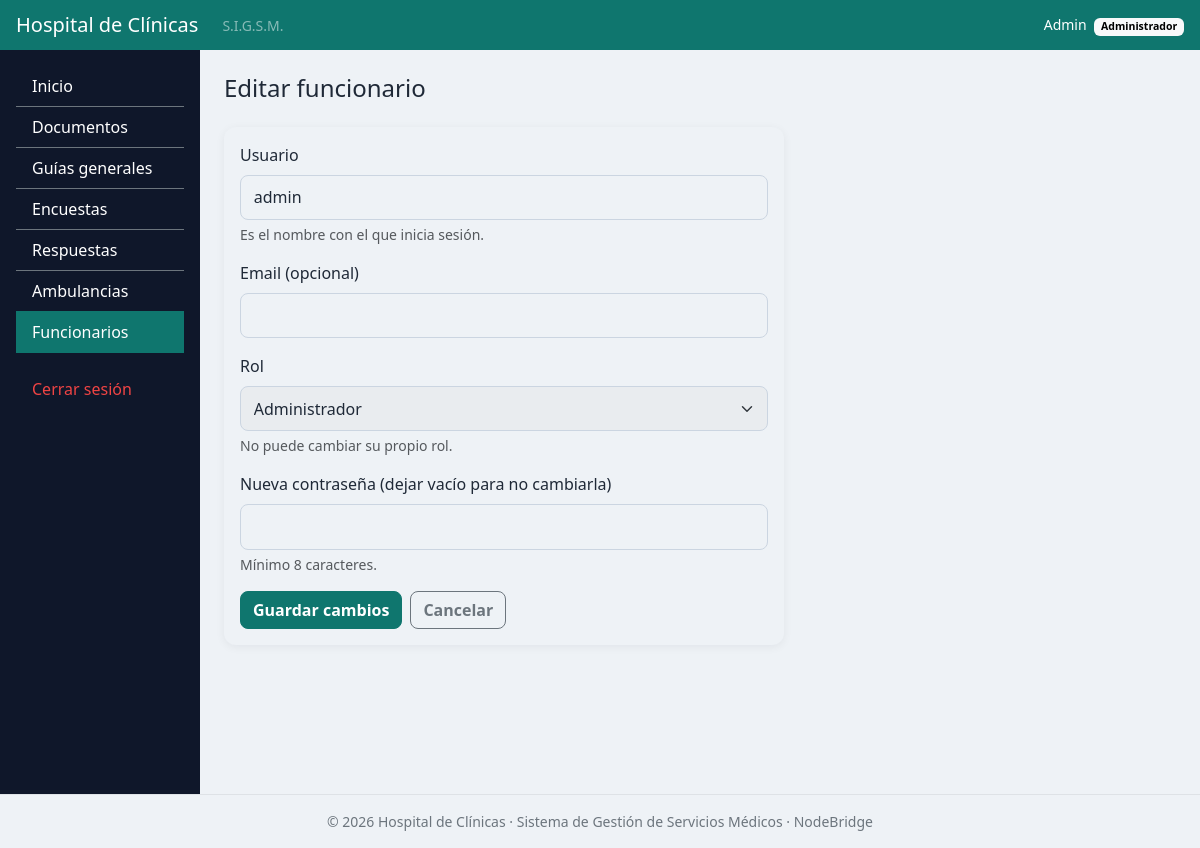
Page /funcionarios/formulario.php?id=1 (signed in) on the committed database.
### tables this page shows
CREATE TABLE `funcionario` (
  `id_funcionario` INT AUTO_INCREMENT PRIMARY KEY,
  `nombre` VARCHAR(50) NOT NULL UNIQUE,           
  `contrasena` VARCHAR(255) NOT NULL,             
  `id_rol` INT NOT NULL,
  `activo` TINYINT(1) NOT NULL DEFAULT 1,         
  `email` VARCHAR(70) NULL UNIQUE,
  CONSTRAINT `fk_funcionario_rol` FOREIGN KEY (`id_rol`) REFERENCES `rol` (`id_rol`)
);

CREATE TABLE `rol` (
  `id_rol` INT NOT NULL PRIMARY KEY,
  `nombre_rol` VARCHAR(40) NOT NULL
);

### includes/helpers.php (called while the page is built, shortened)
<?php
function base_url(): string
{
    $manual = getenv('BASE_URL');
    $raiz = str_replace('\\', '/', (string) realpath(__DIR__ . '/..')) . '/';
    $script = str_replace('\\', '/', (string) realpath((string) ($_SERVER['SCRIPT_FILENAME'] ?? '')));
    $urlScript = (string) parse_url((string) ($_SERVER['SCRIPT_NAME'] ?? ''), PHP_URL_PATH);
    if ($script !== '' && strpos($script, $raiz) === 0) {
        $relativa = '/' . substr($script, strlen($raiz));
        if (substr($urlScript, -strlen($relativa)) === $relativa) {
            return rtrim(substr($urlScript, 0, -strlen($relativa)), '/');
        }
    }
    return '';
}
function url(string $ruta = ''): string
{
    return base_url() . '/' . ltrim($ruta, '/');
}
function h(?string $texto): string
{
    return htmlspecialchars((string) $texto, ENT_QUOTES, 'UTF-8');
}
function nombre_visible(?string $nombre): string
{
    $n = trim((string) $nombre);
    if (function_exists('mb_substr')) {
        return mb_strtoupper(mb_substr($n, 0, 1, 'UTF-8'), 'UTF-8') . mb_substr($n, 1, null, 'UTF-8');
    }
    return ucfirst($n);
}

### includes/conexion.php (called while the page is built, shortened)
<?php
function env_o(string $clave, string $porDefecto): string
{
    $valor = getenv($clave);
    return ($valor === false || $valor === '') ? $porDefecto : $valor;
}
function db(): PDO
{
    static $pdo = null;
    if ($pdo !== null) {
        return $pdo;
    }
    $dsn = env_o('DB_DSN', sprintf(
        'mysql:host=%s;port=%s;dbname=%s;charset=utf8mb4',
        env_o('DB_HOST', '127.0.0.1'),
        env_o('DB_PORT', '3306'),
        env_o('DB_NAME', 'sigsm')
    ));
    try {
        $pdo = new PDO($dsn, env_o('DB_USER', 'root'), env_o('DB_PASS', ''), [
            PDO::ATTR_ERRMODE => PDO::ERRMODE_EXCEPTION,
            PDO::ATTR_DEFAULT_FETCH_MODE => PDO::FETCH_ASSOC,
            PDO::ATTR_EMULATE_PREPARES => false,
        ]);
    } catch (PDOException $e) {
        error_log('[sigsm] No se pudo conectar a la base: ' . $e->getMessage());
        http_response_code(500);
        exit('No se pudo conectar a la base de datos. Verifique que MySQL esté iniciado y que la base "sigsm" esté importada.');
    }
    return $pdo;
}

### includes/auth.php (called while the page is built, shortened)
<?php
require_once __DIR__ . '/conexion.php';
require_once __DIR__ . '/helpers.php';
function usuario_actual(): ?array
{
    static $usuario = false;
    if ($usuario !== false) {
        return $usuario;
    }
    $usuario = null;
    $id = (int) ($_SESSION['id_funcionario'] ?? 0);
    if ($id > 0) {
        $st = db()->prepare(
            'SELECT f.id_funcionario, f.nombre, f.email, f.id_rol, r.nombre_rol
               FROM funcionario f
               JOIN rol r ON r.id_rol = f.id_rol
              WHERE f.id_funcionario = ? AND f.activo = 1'
        );
        $st->execute([$id]);
        $usuario = $st->fetch() ?: null;
    }
    return $usuario;
}
function es_admin(): bool
{
    $u = usuario_actual();
    return $u !== null && (int) $u['id_rol'] === ROL_ADMIN;
}
function requerir_login(): array
{
    $u = usuario_actual();
    return $u;
}
function requerir_admin(): array
{
    $u = requerir_login();
    return $u;
}

### funcionarios/formulario.php (the view, shortened to what this page needs)
<?php
require_once __DIR__ . '/../includes/auth.php';
require_once __DIR__ . '/../includes/layout.php';
$yo = requerir_admin();
$pdo = db();
$id = (int) ($_GET['id'] ?? $_POST['id'] ?? 0);
$func = null;
if ($id > 0) {
    $st = $pdo->prepare('SELECT id_funcionario, nombre, email, id_rol FROM funcionario WHERE id_funcionario = ?');
    $st->execute([$id]);
    $func = $st->fetch();
}
$editandoMiCuenta = $func && (int) $func['id_funcionario'] === (int) $yo['id_funcionario'];
$roles = $pdo->query('SELECT id_rol, nombre_rol FROM rol ORDER BY id_rol')->fetchAll();
$nombre = $func['nombre'] ?? '';
$email = $func['email'] ?? '';
$idRol = (int) ($func['id_rol'] ?? ROL_FUNCIONARIO);
encabezado($func ? 'Editar funcionario' : 'Registrar funcionario', 'funcionarios');
?>
<div class="card" style="max-width: 560px;">
    <div class="card-body">
        <form method="POST" autocomplete="off">
            <div class="mb-3">
                <label class="form-label" for="nombre">Usuario</label>
                <input class="form-control" id="nombre" name="nombre" maxlength="50" required value="<?= h($nombre) ?>">
                <div class="form-text">Es el nombre con el que inicia sesión.</div>
            </div>
            <div class="mb-3">
                <label class="form-label" for="email">Email (opcional)</label>
                <input class="form-control" id="email" name="email" type="email" maxlength="70" value="<?= h($email) ?>">
            </div>
            <div class="mb-3">
                <label class="form-label" for="id_rol">Rol</label>
                <select class="form-select" id="id_rol" name="id_rol"<?= $editandoMiCuenta ? ' disabled' : '' ?>>
                    <?php foreach ($roles as $r): ?>
                        <option value="<?= (int) $r['id_rol'] ?>"<?= $idRol === (int) $r['id_rol'] ? ' selected' : '' ?>><?= h($r['nombre_rol']) ?></option>
                    <?php endforeach; ?>
                </select>
                <?php if ($editandoMiCuenta): ?>
                    <div class="form-text">No puede cambiar su propio rol.</div>
                <?php endif; ?>
            </div>
            <div class="mb-3">
                <label class="form-label" for="contrasena"><?= $func ? 'Nueva contraseña (dejar vacío para no cambiarla)' : 'Contraseña' ?></label>
                <input class="form-control" id="contrasena" name="contrasena" type="password" minlength="8"
                       autocomplete="new-password"<?= $func ? '' : ' required' ?>>
                <div class="form-text">Mínimo 8 caracteres.</div>
            </div>
            <div class="d-flex gap-2">
                <button type="submit" class="btn btn-primary"><?= $func ? 'Guardar cambios' : 'Registrar' ?></button>
                <a class="btn btn-outline-secondary" href="<?= h(url('funcionarios/index.php')) ?>">Cancelar</a>
            </div>
        </form>
    </div>
</div>
<?php pie(); ?>

### includes/layout.php (shortened to what this page needs)
<?php
function bootstrap_css(): string
{
    return 'https://cdn.jsdelivr.net/npm/bootstrap@5.3.3/dist/css/bootstrap.min.css';
}
function opciones_menu(): array
{
    return [
        'panel'        => ['Inicio',        'panel.php',                false],
        'documentos'   => ['Documentos',    'documentos/index.php',     false],
        'guias'        => ['Guías generales', 'documentos/index.php?tipo=guias', false],
        'encuestas'    => ['Encuestas',     'encuestas/index.php',      true],
        'respuestas'   => ['Respuestas',    'encuestas/respuestas.php', true],
        'ambulancias'  => ['Ambulancias',   'ambulancias/index.php',    false],
        'funcionarios' => ['Funcionarios',  'funcionarios/index.php',   true],
    ];
}
function encabezado(string $titulo, string $activo): void
{
    $u = usuario_actual();
    ?>
<!DOCTYPE html>
<html lang="es">
<head>
    <link href="<?= h(bootstrap_css()) ?>" rel="stylesheet">
    <link href="<?= h(url('assets/css/estilos.css')) ?>" rel="stylesheet">
</head>
<body>
<header class="navbar navbar-dark bg-primary px-3 py-2">
    <div class="d-flex align-items-center gap-2">
        <a class="navbar-brand mb-0 h1 fs-5" href="<?= h(url('panel.php')) ?>">Hospital de Clínicas</a>
        <span class="text-white-50 small d-none d-sm-inline">S.I.G.S.M.</span>
    </div>
    <?php if ($u): ?>
        <div class="text-white small text-end">
            <?= h(nombre_visible($u['nombre'])) ?>
            <span class="badge text-bg-light ms-1"><?= h($u['nombre_rol']) ?></span>
        </div>
    <?php endif; ?>
</header>
<div class="container-fluid">
    <div class="row">
        <?php if ($u): ?>
        <nav id="menu-lateral" class="col-md-3 col-lg-2 bg-dark collapse d-md-block p-3 menu-lateral">
            <div class="list-group list-group-flush">
                <?php foreach (opciones_menu() as $clave => [$texto, $ruta, $soloAdmin]): ?>
                    <a href="<?= h(url($ruta)) ?>"
                       class="list-group-item list-group-item-action bg-dark text-white border-secondary<?= $clave === $activo ? ' active' : '' ?>">
                        <?= h($texto) ?>
                    </a>
                <?php endforeach; ?>
                <a href="<?= h(url('logout.php')) ?>"
                   class="list-group-item list-group-item-action bg-dark text-danger border-secondary mt-3">Cerrar sesión</a>
            </div>
        </nav>
        <?php endif; ?>
        <main class="<?= $u ? 'col-md-9 col-lg-10' : 'col-12' ?> p-4">
            <h1 class="h4 mb-4"><?= h($titulo) ?></h1>
<?php
}
function pie(): void
{
    ?>
        </main>
    </div>
</div>
<footer class="text-center text-secondary small py-3 border-top">
    © 2026 Hospital de Clínicas · Sistema de Gestión de Servicios Médicos · NodeBridge
</footer>
</body>
</html>
<?php
}

### assets/css/estilos.css (style rules this page uses)
:root { --color-primario: #0f766e; --color-primario-hover: #115e59; --color-fondo: #eef2f6; --color-texto: #1f2937; --color-borde: #cbd5e1; --color-error: #ef4444; --bs-primary: #0f766e; --bs-primary-rgb: 15, 118, 110; --bs-link-color: #0f766e; --bs-link-color-rgb: 15, 118, 110; --bs-link-hover-color: #115e59; --bs-link-hover-color-rgb: 17, 94, 89; --bs-body-color: #1f2937; --bs-body-color-rgb: 31, 41, 55; --bs-body-bg: #eef2f6; --bs-body-bg-rgb: 238, 242, 246; --bs-danger: #ef4444; --bs-danger-rgb: 239, 68, 68; }
body { background-color: var(--color-fondo); color: var(--color-texto); }
.btn { --bs-btn-border-radius: 8px; font-weight: 600; }
.btn-primary { --bs-btn-bg: #0f766e; --bs-btn-border-color: #0f766e; --bs-btn-hover-bg: #115e59; --bs-btn-hover-border-color: #115e59; --bs-btn-active-bg: #115e59; --bs-btn-active-border-color: #115e59; --bs-btn-disabled-bg: #0f766e; --bs-btn-disabled-border-color: #0f766e; --bs-btn-focus-shadow-rgb: 15, 118, 110; }
.form-control, .form-select { border-color: var(--color-borde); border-radius: 8px; padding: 0.6rem 0.8rem; }
.card { border: none; border-radius: 12px; box-shadow: 0 2px 10px rgba(15, 23, 42, 0.06); }
.menu-lateral { --bs-dark-rgb: 15, 23, 42; }
@media (min-width: 768px) { .menu-lateral { min-height: calc(100vh - 56px); } }
.menu-lateral .list-group-item.active { background-color: var(--color-primario) !important; border-color: var(--color-primario) !important; }

### rows in the picture
funcionario: nombre "Admin", id_rol.nombre_rol "Administrador", nombre "admin", id_rol "Administrador"

### other values in the picture
$texto "Inicio"
$texto "Documentos"
$texto "Guías generales"
$texto "Encuestas"
$texto "Respuestas"
$texto "Ambulancias"
$texto "Funcionarios"
$titulo "Editar funcionario"
